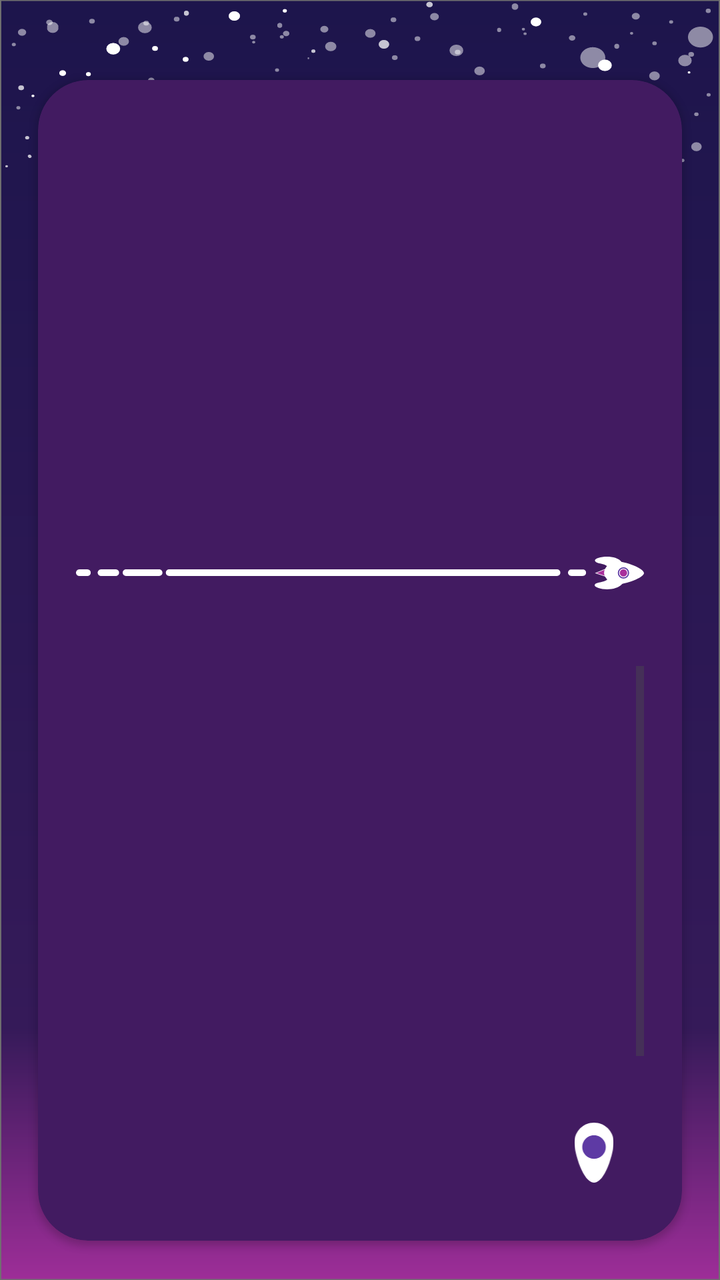
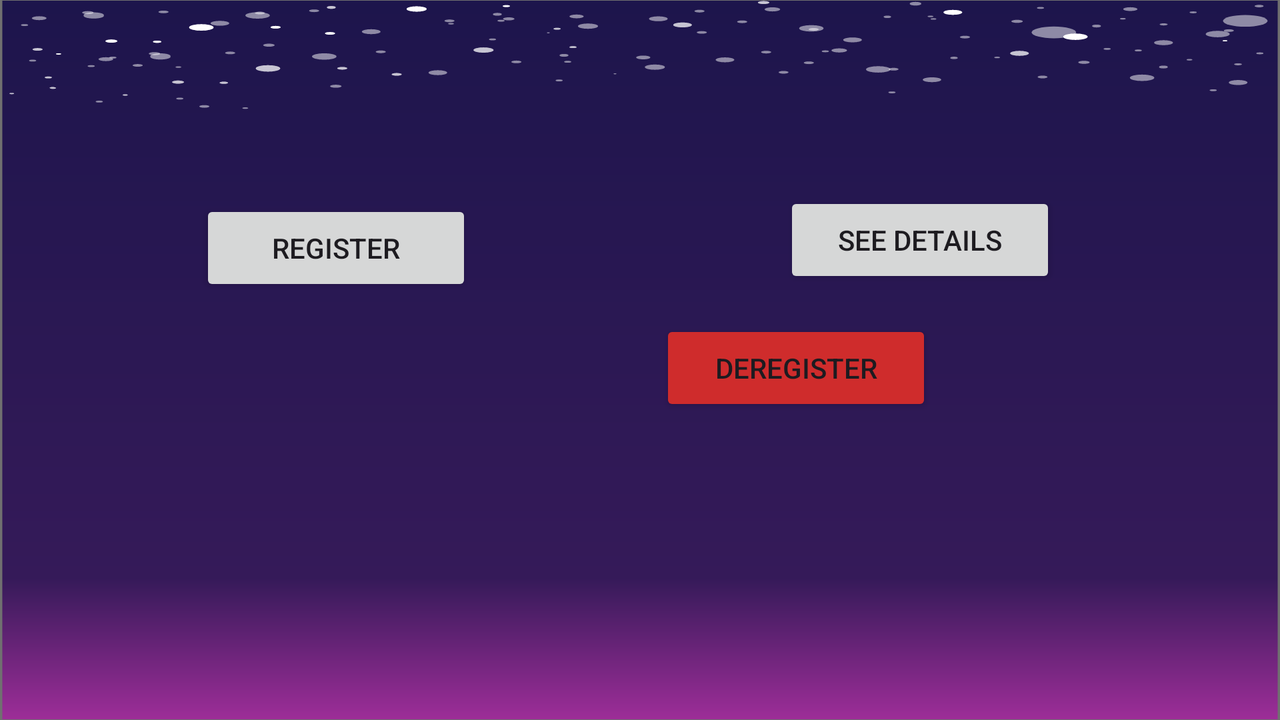

Two renders of one Android screen. The first uses the default layout on a phone; the second uses the alternative layout the repository ships for a different screen configuration, on a matching device. The two XML files are below.
<!-- AndroidManifest.xml: application theme Theme.BebeAppThatWorks -->
<!-- res/layout/register_button.xml -->
<?xml version="1.0" encoding="utf-8"?>
<RelativeLayout xmlns:android="http://schemas.android.com/apk/res/android"
    xmlns:tools="http://schemas.android.com/tools"
    android:layout_width="wrap_content"
    android:layout_height="wrap_content"
    xmlns:app="http://schemas.android.com/apk/res-auto"
    android:orientation="vertical"
    android:background="@drawable/bg_with_stars"
    tools:context=".AttendeeActivity">

    <androidx.cardview.widget.CardView
        android:id="@+id/cardView2"
        android:layout_width="match_parent"
        android:layout_height="wrap_content"
        android:layout_gravity="center"
        android:layout_marginStart="19dp"
        android:layout_marginTop="40dp"
        android:layout_marginEnd="19dp"
        android:layout_marginBottom="19dp"
        app:cardBackgroundColor="@color/event_card"
        app:cardCornerRadius="25dp">

        <androidx.constraintlayout.widget.ConstraintLayout
            android:layout_width="match_parent"
            android:layout_height="wrap_content"
            android:layout_marginStart="19dp"
            android:layout_marginTop="19dp"
            android:layout_marginEnd="19dp"
            android:layout_marginBottom="19dp">

            <androidx.cardview.widget.CardView
                android:id="@+id/cardView3"
                android:layout_width="wrap_content"
                android:layout_height="wrap_content"
                android:layout_marginStart="19dp"
                app:cardBackgroundColor="@color/white"
                app:cardCornerRadius="15dp"
                app:cardPreventCornerOverlap="false"
                app:layout_constraintStart_toEndOf="@id/content"
                app:layout_constraintStart_toStartOf="parent"
                tools:ignore="MissingConstraints">

                <TextView
                    android:id="@+id/date"
                    android:layout_width="wrap_content"
                    android:layout_height="wrap_content"
                    android:layout_gravity="center"
                    android:layout_margin="@dimen/text_margin"
                    android:textAppearance="?attr/textAppearanceListItem"
                    android:textColor="@color/event_card"
                    android:textSize="18sp" />

            </androidx.cardview.widget.CardView>

            <ImageView
                android:id="@+id/content"
                android:layout_width="315dp"
                android:layout_height="193dp"
                android:layout_gravity="center"
                android:layout_margin="@dimen/text_margin"
                android:scaleType="centerCrop"
                android:textAppearance="?attr/textAppearanceListItem"
                app:layout_constraintEnd_toEndOf="parent"
                app:layout_constraintStart_toStartOf="parent"
                app:layout_constraintTop_toTopOf="parent"
                tools:ignore="MissingConstraints"/>

            <TextView
                android:id="@+id/name"
                android:layout_width="match_parent"
                android:layout_height="wrap_content"
                android:layout_gravity="center"
                android:layout_margin="@dimen/text_margin"
                android:paddingBottom="10dp"
                android:textAppearance="?attr/textAppearanceListItem"
                android:textColor="@color/white"
                android:textSize="18dp"
                app:layout_constraintStart_toEndOf="@id/content"
                app:layout_constraintTop_toBottomOf="@+id/content" />

            <ImageView
                android:id="@+id/imageView8"
                android:layout_width="wrap_content"
                android:layout_height="wrap_content"
                android:src="@drawable/rocket"
                app:layout_constraintBottom_toBottomOf="@+id/name"
                app:layout_constraintEnd_toEndOf="parent"
                app:layout_constraintHorizontal_bias="0.0"
                app:layout_constraintStart_toStartOf="parent"
                app:layout_constraintTop_toBottomOf="@+id/name"
                app:layout_constraintVertical_bias="1.0" />

            <TextView
                android:id="@+id/location"
                android:layout_width="match_parent"
                android:layout_height="wrap_content"
                android:layout_gravity="center"
                android:layout_marginStart="@dimen/text_margin"
                android:layout_marginTop="15dp"
                android:layout_marginEnd="@dimen/text_margin"
                android:paddingBottom="10dp"
                android:textAppearance="?attr/textAppearanceListItem"
                android:textColor="@color/white"
                app:layout_constraintStart_toStartOf="parent"
                app:layout_constraintTop_toBottomOf="@+id/name" />

            <ScrollView
                android:id="@+id/scrollable"
                android:layout_width="fill_parent"
                android:layout_height="200dp"
                android:scrollbars="vertical"
                android:fillViewport="true"
                app:layout_constraintStart_toEndOf="@id/location"
                app:layout_constraintTop_toBottomOf="@+id/location">

                <TextView
                    android:id="@+id/description"
                    android:layout_width="match_parent"
                    android:layout_height="wrap_content"
                    android:layout_gravity="center"
                    android:layout_marginStart="@dimen/text_margin"
                    android:layout_marginTop="5dp"
                    android:layout_marginEnd="@dimen/text_margin"
                    android:textAppearance="?attr/textAppearanceListItem"
                    android:textColor="@color/white"
                     />
            </ScrollView>


            <TextView
                android:id="@+id/time"
                android:layout_width="match_parent"
                android:layout_height="wrap_content"
                android:layout_gravity="center"
                android:layout_marginStart="@dimen/text_margin"
                android:layout_marginTop="15dp"
                android:layout_marginEnd="@dimen/text_margin"
                android:textAppearance="?attr/textAppearanceListItem"
                android:textColor="@color/white"
                app:layout_constraintStart_toEndOf="@id/scrollable"
                app:layout_constraintTop_toBottomOf="@+id/scrollable" />

            <TextView
                android:id="@+id/capacity"
                android:layout_width="200dp"
                android:layout_height="wrap_content"
                android:layout_gravity="center"
                android:layout_marginTop="10dp"
                android:layout_marginStart="16dp"
                android:textAppearance="?attr/textAppearanceListItem"
                android:textColor="@color/white"
                app:layout_constraintStart_toStartOf="parent"
                app:layout_constraintTop_toBottomOf="@+id/time" />

            <ImageView
                android:layout_width="30dp"
                android:layout_height="30dp"
                android:src="@drawable/location"
                app:layout_constraintBottom_toBottomOf="parent"
                app:layout_constraintEnd_toEndOf="parent"
                app:layout_constraintStart_toStartOf="@+id/button3"
                app:layout_constraintTop_toTopOf="@+id/button3" />

            <Button
                android:id="@+id/button3"
                android:layout_width="50dp"
                android:layout_height="50dp"
                android:background="#00FFFFFF"
                android:onClick="openMaps"
                app:layout_constraintBottom_toBottomOf="parent"
                app:layout_constraintEnd_toEndOf="parent" />


        </androidx.constraintlayout.widget.ConstraintLayout>
    </androidx.cardview.widget.CardView>

    <Button
        android:id="@+id/buttonDeregister"
        android:layout_width="150dp"
        android:layout_height="wrap_content"
        android:layout_below="@+id/cardView2"
        android:layout_gravity="bottom"
        android:layout_marginStart="40dp"
        android:onClick="deregister"
        android:textSize="18dp"
        android:text="@string/mderegister"
        app:layout_constraintTop_toBottomOf="@+id/cardView2"
        tools:ignore="MissingConstraints" />

    <Button
        android:id="@+id/buttonRegister"
        android:layout_width="150dp"
        android:layout_height="wrap_content"
        android:layout_below="@+id/cardView2"
        android:layout_gravity="bottom"
        android:textSize="18dp"
        android:layout_marginStart="220dp"
        android:onClick="register"
        android:text="@string/mregister"
        app:layout_constraintTop_toBottomOf="@+id/cardView2"
        tools:ignore="MissingConstraints" />

</RelativeLayout>
<!-- resources referenced by this layout -->
<resources>
  <color name="event_card">#421B61</color>
  <color name="white">#FFFFFFFF</color>
  <!-- drawable bg_with_stars: vector/xml drawable (drawable, 27541 chars, omitted) -->
  <!-- drawable location (drawable) -->
  <vector xmlns:android="http://schemas.android.com/apk/res/android"
      android:width="97.6dp"
      android:height="149.14dp"
      android:viewportWidth="97.6"
      android:viewportHeight="149.14">
    <path
        android:pathData="m48.8,0c26.95,0 48.8,21.85 48.8,48.8s-21.86,100.34 -48.8,100.34S0,75.77 0,48.8 21.85,0 48.8,0Z"
        android:fillColor="#fff"/>
    <path
        android:pathData="M48.82,60.53m-29.29,0a29.29,29.29 0,1 1,58.58 0a29.29,29.29 0,1 1,-58.58 0"
        android:fillColor="#5e3aa4"/>
  </vector>
  <!-- drawable rocket: vector/xml drawable (drawable, 2505 chars, omitted) -->
  <string name="mderegister">Deregister</string>
  <string name="mregister">Register</string>
  <!-- from res/values-v23/ -->
  <style name="Theme.BebeAppThatWorks" parent="Base.Theme.BebeAppThatWorks">
      
      <item name="android:navigationBarColor">@android:color/transparent</item>
      <item name="android:statusBarColor">@android:color/transparent</item>
      <item name="android:windowLightStatusBar">?attr/isLightTheme</item>
    </style>
  <style name="Base.Theme.BebeAppThatWorks" parent="Theme.Material3.DayNight.NoActionBar">
          
      </style>
</resources>
<!-- res/layout-land/register_button.xml (the author's variant of the layout above) -->
<!-- drawn on the phone turned sideways -->
<?xml version="1.0" encoding="utf-8"?>
<RelativeLayout xmlns:android="http://schemas.android.com/apk/res/android"
    xmlns:tools="http://schemas.android.com/tools"
    android:layout_width="wrap_content"
    android:layout_height="wrap_content"
    xmlns:app="http://schemas.android.com/apk/res-auto"
    android:orientation="vertical"
    android:background="@drawable/bg_with_stars"
    tools:context=".activities.OneEventActivity">


    <Button
        android:id="@+id/buttonRegister"
        android:layout_width="136dp"
        android:layout_height="48dp"
        android:layout_alignParentTop="true"
        android:layout_gravity="center"
        android:layout_marginLeft="100dp"
        android:layout_marginTop="100dp"


        android:text="Register" />

    <Button
        android:id="@+id/buttonDeregister"
        android:layout_width="136dp"
        android:layout_height="48dp"
        android:layout_gravity="center"
        android:layout_marginStart="330dp"
        android:layout_marginTop="160dp"
        android:layout_marginEnd="5dp"
        android:backgroundTint="#CF2C2C"
        android:text="Deregister" />

    <Button
        android:id="@+id/buttonSeeDetails"
        android:layout_width="136dp"
        android:layout_height="48dp"
        android:layout_alignBottom="@+id/buttonDeregister"
        android:layout_alignParentEnd="true"
        android:layout_marginStart="10dp"

        android:layout_marginEnd="112dp"
        android:layout_marginBottom="64dp"
        android:text="See details" />

</RelativeLayout>
<!-- resources referenced by the variant -->
<!-- as the phone turned sideways resolves them -->
<resources>
  <!-- drawable bg_with_stars: vector/xml drawable (drawable, 27541 chars, omitted) -->
  <!-- from res/values-v23/ -->
  <style name="Theme.BebeAppThatWorks" parent="Base.Theme.BebeAppThatWorks">
      
      <item name="android:navigationBarColor">@android:color/transparent</item>
      <item name="android:statusBarColor">@android:color/transparent</item>
      <item name="android:windowLightStatusBar">?attr/isLightTheme</item>
    </style>
  <style name="Base.Theme.BebeAppThatWorks" parent="Theme.Material3.DayNight.NoActionBar">
          
      </style>
</resources>
